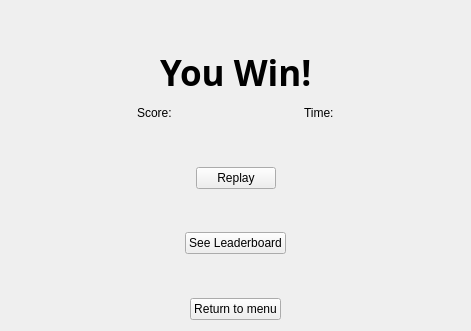
<?xml version="1.0" encoding="UTF-8"?>
<ui version="4.0">
 <class>Connect::PastGameWidget</class>
 <widget class="QWidget" name="Connect::PastGameWidget">
  <property name="geometry">
   <rect>
    <x>0</x>
    <y>0</y>
    <width>471</width>
    <height>331</height>
   </rect>
  </property>
  <property name="windowTitle">
   <string>PastGameWidget</string>
  </property>
  <layout class="QVBoxLayout" name="mainLayout">
   <item>
    <spacer name="topSpacer">
     <property name="orientation">
      <enum>Qt::Vertical</enum>
     </property>
     <property name="sizeHint" stdset="0">
      <size>
       <width>20</width>
       <height>40</height>
      </size>
     </property>
    </spacer>
   </item>
   <item>
    <layout class="QHBoxLayout" name="titleLayout">
     <item>
      <spacer name="titleLayoutSpacerLeft">
       <property name="orientation">
        <enum>Qt::Horizontal</enum>
       </property>
       <property name="sizeHint" stdset="0">
        <size>
         <width>40</width>
         <height>20</height>
        </size>
       </property>
      </spacer>
     </item>
     <item>
      <widget class="QLabel" name="Title">
       <property name="font">
        <font>
         <family>Segoe Print</family>
         <pointsize>26</pointsize>
         <bold>true</bold>
        </font>
       </property>
       <property name="text">
        <string>&lt;html&gt;&lt;head/&gt;&lt;body&gt;&lt;p align=&quot;justify&quot;&gt;You Win!&lt;/p&gt;&lt;/body&gt;&lt;/html&gt;</string>
       </property>
      </widget>
     </item>
     <item>
      <spacer name="titleLayoutSpacerRight">
       <property name="orientation">
        <enum>Qt::Horizontal</enum>
       </property>
       <property name="sizeHint" stdset="0">
        <size>
         <width>40</width>
         <height>20</height>
        </size>
       </property>
      </spacer>
     </item>
    </layout>
   </item>
   <item>
    <layout class="QHBoxLayout" name="dataLayout">
     <item>
      <spacer name="dataLayoutSpacerLeft">
       <property name="orientation">
        <enum>Qt::Horizontal</enum>
       </property>
       <property name="sizeHint" stdset="0">
        <size>
         <width>40</width>
         <height>20</height>
        </size>
       </property>
      </spacer>
     </item>
     <item>
      <widget class="QLabel" name="scoreLabel">
       <property name="text">
        <string>Score:</string>
       </property>
      </widget>
     </item>
     <item>
      <spacer name="dataLayoutSpacerMiddle">
       <property name="orientation">
        <enum>Qt::Horizontal</enum>
       </property>
       <property name="sizeHint" stdset="0">
        <size>
         <width>40</width>
         <height>20</height>
        </size>
       </property>
      </spacer>
     </item>
     <item>
      <widget class="QLabel" name="timeLabel">
       <property name="text">
        <string>Time:</string>
       </property>
      </widget>
     </item>
     <item>
      <spacer name="dataLayoutSpacerRight">
       <property name="orientation">
        <enum>Qt::Horizontal</enum>
       </property>
       <property name="sizeHint" stdset="0">
        <size>
         <width>40</width>
         <height>20</height>
        </size>
       </property>
      </spacer>
     </item>
    </layout>
   </item>
   <item>
    <spacer name="vSpacerMiddle1">
     <property name="orientation">
      <enum>Qt::Vertical</enum>
     </property>
     <property name="sizeHint" stdset="0">
      <size>
       <width>20</width>
       <height>40</height>
      </size>
     </property>
    </spacer>
   </item>
   <item>
    <layout class="QHBoxLayout" name="replayLayout">
     <item>
      <spacer name="replayLayoutSpacerLeft">
       <property name="orientation">
        <enum>Qt::Horizontal</enum>
       </property>
       <property name="sizeHint" stdset="0">
        <size>
         <width>40</width>
         <height>20</height>
        </size>
       </property>
      </spacer>
     </item>
     <item>
      <widget class="QPushButton" name="replayButton">
       <property name="text">
        <string>Replay</string>
       </property>
      </widget>
     </item>
     <item>
      <spacer name="replayLayoutSpacerRight">
       <property name="orientation">
        <enum>Qt::Horizontal</enum>
       </property>
       <property name="sizeHint" stdset="0">
        <size>
         <width>40</width>
         <height>20</height>
        </size>
       </property>
      </spacer>
     </item>
    </layout>
   </item>
   <item>
    <spacer name="vSpacerMiddle2">
     <property name="orientation">
      <enum>Qt::Vertical</enum>
     </property>
     <property name="sizeHint" stdset="0">
      <size>
       <width>20</width>
       <height>40</height>
      </size>
     </property>
    </spacer>
   </item>
   <item>
    <layout class="QHBoxLayout" name="toLeaderboardLayout">
     <item>
      <spacer name="toLeaderboardLayoutSpacerLeft">
       <property name="orientation">
        <enum>Qt::Horizontal</enum>
       </property>
       <property name="sizeHint" stdset="0">
        <size>
         <width>40</width>
         <height>20</height>
        </size>
       </property>
      </spacer>
     </item>
     <item>
      <widget class="QPushButton" name="toLeaderboardButton">
       <property name="text">
        <string>See Leaderboard</string>
       </property>
      </widget>
     </item>
     <item>
      <spacer name="toLeaderBoardLayoutSpacerRight">
       <property name="orientation">
        <enum>Qt::Horizontal</enum>
       </property>
       <property name="sizeHint" stdset="0">
        <size>
         <width>40</width>
         <height>20</height>
        </size>
       </property>
      </spacer>
     </item>
    </layout>
   </item>
   <item>
    <spacer name="bottonSpacer">
     <property name="orientation">
      <enum>Qt::Vertical</enum>
     </property>
     <property name="sizeHint" stdset="0">
      <size>
       <width>20</width>
       <height>40</height>
      </size>
     </property>
    </spacer>
   </item>
   <item>
    <layout class="QHBoxLayout" name="toMenuLayout">
     <item>
      <spacer name="toMenuLayoutSpacerLeft">
       <property name="orientation">
        <enum>Qt::Horizontal</enum>
       </property>
       <property name="sizeHint" stdset="0">
        <size>
         <width>40</width>
         <height>20</height>
        </size>
       </property>
      </spacer>
     </item>
     <item>
      <widget class="QPushButton" name="toMenuButton">
       <property name="text">
        <string>Return to menu</string>
       </property>
      </widget>
     </item>
     <item>
      <spacer name="toMenuLayoutSpacerRight">
       <property name="orientation">
        <enum>Qt::Horizontal</enum>
       </property>
       <property name="sizeHint" stdset="0">
        <size>
         <width>40</width>
         <height>20</height>
        </size>
       </property>
      </spacer>
     </item>
    </layout>
   </item>
  </layout>
 </widget>
 <resources/>
 <connections/>
</ui>
